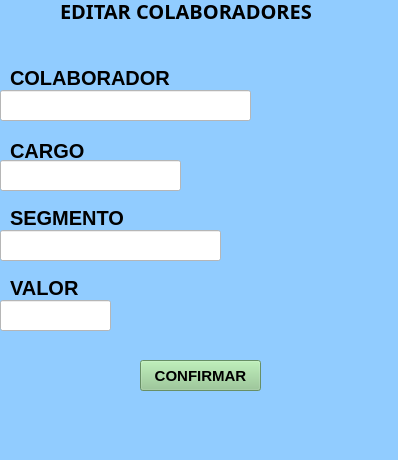
<?xml version="1.0" encoding="UTF-8"?>
<ui version="4.0">
 <class>MainWindow</class>
 <widget class="QMainWindow" name="MainWindow">
  <property name="geometry">
   <rect>
    <x>0</x>
    <y>0</y>
    <width>398</width>
    <height>460</height>
   </rect>
  </property>
  <property name="windowTitle">
   <string>MainWindow</string>
  </property>
  <property name="styleSheet">
   <string notr="true">background-color: rgb(145, 204, 255);</string>
  </property>
  <widget class="QWidget" name="centralwidget">
   <widget class="QLabel" name="label_4">
    <property name="geometry">
     <rect>
      <x>10</x>
      <y>280</y>
      <width>71</width>
      <height>16</height>
     </rect>
    </property>
    <property name="font">
     <font>
      <family>Arial</family>
      <pointsize>15</pointsize>
      <weight>75</weight>
      <bold>true</bold>
     </font>
    </property>
    <property name="text">
     <string>VALOR</string>
    </property>
   </widget>
   <widget class="QLineEdit" name="txtEditarColab">
    <property name="geometry">
     <rect>
      <x>0</x>
      <y>90</y>
      <width>251</width>
      <height>31</height>
     </rect>
    </property>
    <property name="font">
     <font>
      <family>Arial</family>
      <pointsize>14</pointsize>
     </font>
    </property>
    <property name="styleSheet">
     <string notr="true">background-color: rgb(255, 255, 255);</string>
    </property>
    <property name="text">
     <string/>
    </property>
   </widget>
   <widget class="QLineEdit" name="txtEditarValor">
    <property name="geometry">
     <rect>
      <x>0</x>
      <y>300</y>
      <width>111</width>
      <height>31</height>
     </rect>
    </property>
    <property name="font">
     <font>
      <family>Arial</family>
      <pointsize>14</pointsize>
     </font>
    </property>
    <property name="styleSheet">
     <string notr="true">background-color: rgb(255, 255, 255);</string>
    </property>
   </widget>
   <widget class="QLineEdit" name="txtEditarSegmento">
    <property name="geometry">
     <rect>
      <x>0</x>
      <y>230</y>
      <width>221</width>
      <height>31</height>
     </rect>
    </property>
    <property name="font">
     <font>
      <family>Arial</family>
      <pointsize>14</pointsize>
     </font>
    </property>
    <property name="styleSheet">
     <string notr="true">background-color: rgb(255, 255, 255);</string>
    </property>
   </widget>
   <widget class="QLabel" name="label">
    <property name="geometry">
     <rect>
      <x>10</x>
      <y>70</y>
      <width>161</width>
      <height>16</height>
     </rect>
    </property>
    <property name="font">
     <font>
      <family>Arial</family>
      <pointsize>15</pointsize>
      <weight>75</weight>
      <bold>true</bold>
     </font>
    </property>
    <property name="text">
     <string>COLABORADOR</string>
    </property>
   </widget>
   <widget class="QLabel" name="label_2">
    <property name="geometry">
     <rect>
      <x>10</x>
      <y>140</y>
      <width>81</width>
      <height>21</height>
     </rect>
    </property>
    <property name="font">
     <font>
      <family>Arial</family>
      <pointsize>15</pointsize>
      <weight>75</weight>
      <bold>true</bold>
     </font>
    </property>
    <property name="text">
     <string>CARGO</string>
    </property>
   </widget>
   <widget class="QLabel" name="label_3">
    <property name="geometry">
     <rect>
      <x>10</x>
      <y>210</y>
      <width>121</width>
      <height>16</height>
     </rect>
    </property>
    <property name="font">
     <font>
      <family>Arial</family>
      <pointsize>15</pointsize>
      <weight>75</weight>
      <bold>true</bold>
     </font>
    </property>
    <property name="text">
     <string>SEGMENTO</string>
    </property>
   </widget>
   <widget class="QLineEdit" name="txtEditarCargo">
    <property name="geometry">
     <rect>
      <x>0</x>
      <y>160</y>
      <width>181</width>
      <height>31</height>
     </rect>
    </property>
    <property name="font">
     <font>
      <family>Arial</family>
      <pointsize>14</pointsize>
     </font>
    </property>
    <property name="styleSheet">
     <string notr="true">background-color: rgb(255, 255, 255);</string>
    </property>
   </widget>
   <widget class="QLabel" name="label_5">
    <property name="geometry">
     <rect>
      <x>60</x>
      <y>0</y>
      <width>281</width>
      <height>21</height>
     </rect>
    </property>
    <property name="font">
     <font>
      <family>MV Boli</family>
      <pointsize>15</pointsize>
      <weight>75</weight>
      <italic>false</italic>
      <bold>true</bold>
     </font>
    </property>
    <property name="text">
     <string>EDITAR COLABORADORES</string>
    </property>
   </widget>
   <widget class="QPushButton" name="btnConfirmarEdit">
    <property name="geometry">
     <rect>
      <x>140</x>
      <y>360</y>
      <width>121</width>
      <height>31</height>
     </rect>
    </property>
    <property name="font">
     <font>
      <family>Arial</family>
      <pointsize>11</pointsize>
      <weight>75</weight>
      <bold>true</bold>
     </font>
    </property>
    <property name="styleSheet">
     <string notr="true">background-color: rgb(145, 200, 142);</string>
    </property>
    <property name="text">
     <string>CONFIRMAR</string>
    </property>
   </widget>
  </widget>
  <widget class="QMenuBar" name="menubar">
   <property name="geometry">
    <rect>
     <x>0</x>
     <y>0</y>
     <width>398</width>
     <height>21</height>
    </rect>
   </property>
  </widget>
  <widget class="QStatusBar" name="statusbar"/>
 </widget>
 <resources/>
 <connections/>
</ui>
